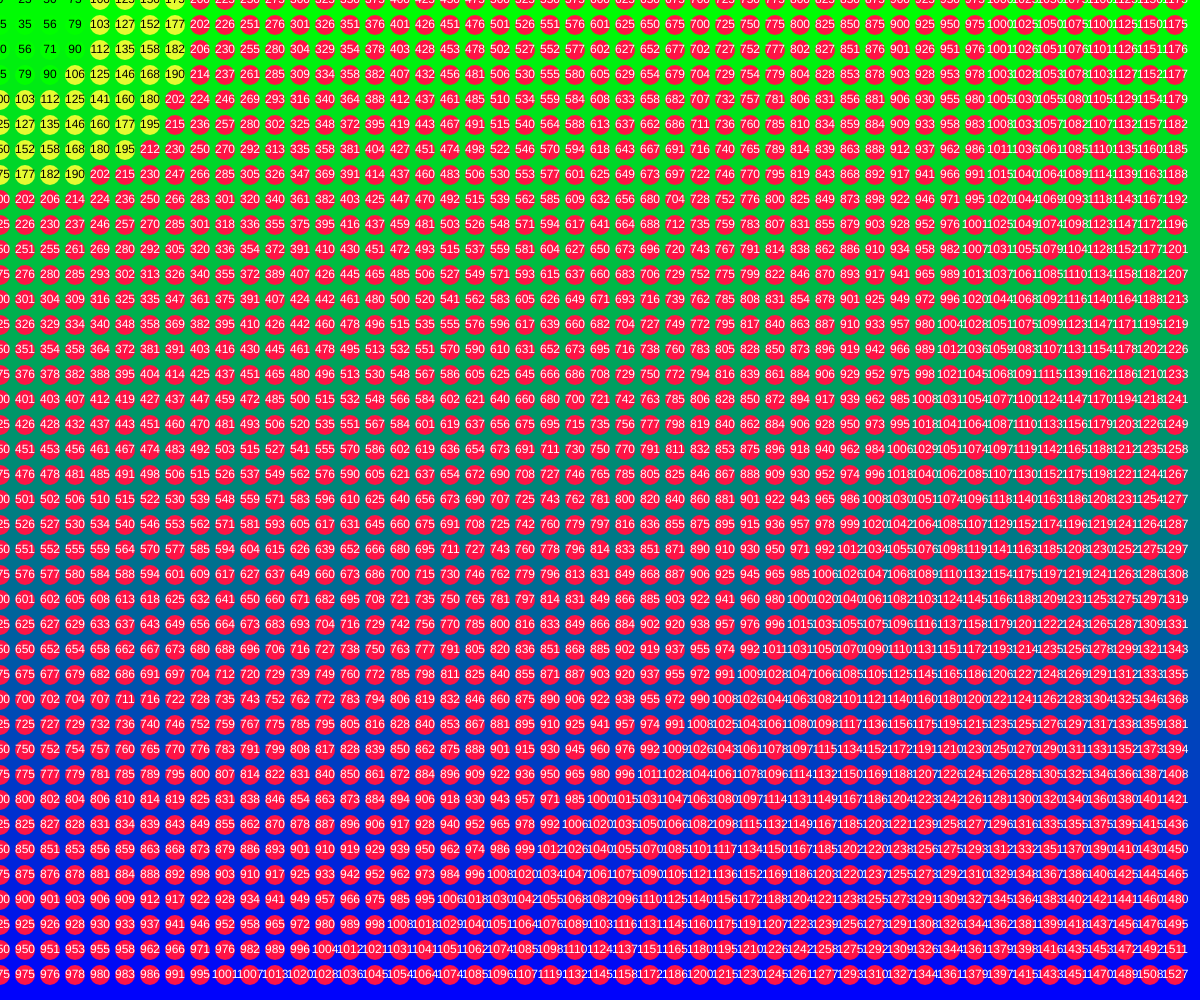
Frame 1 (no input)
Frame 60 (no input): identical to frame 1, image omitted
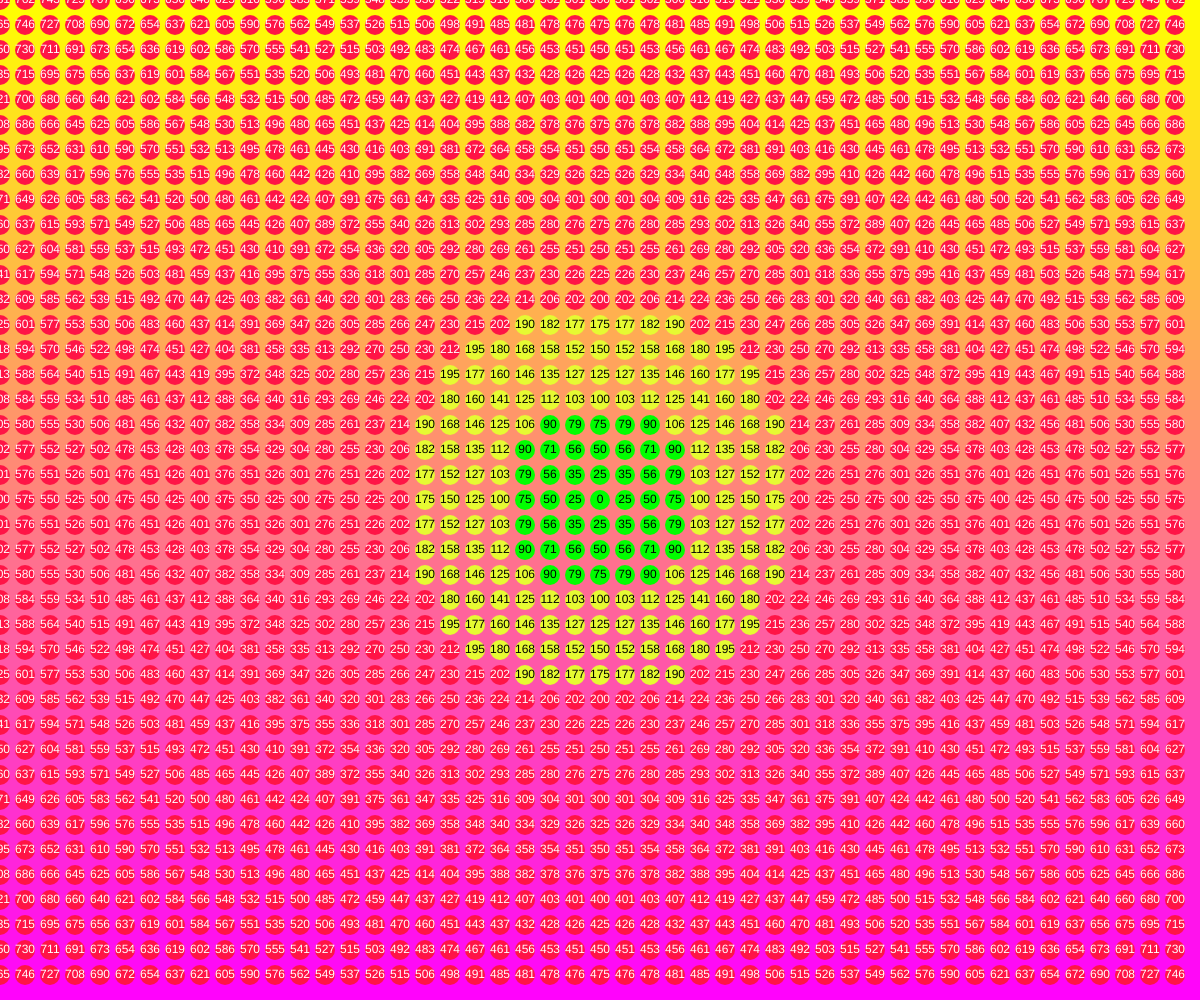
Frame 120 (the mouse pressed at the canvas centre since frame 60)

The p5.js sketch that drew these frames (run headless with seeded random() and noise() and a simulated clock; from frame 60 on, the mouse is pressed at the canvas centre):

// p5.js sketch
// ── sketch.js
// Gradient Background + Nested Loops
// Mr. Scott
// Feb 29th, 2024
// Creating a gradient + drawing with nested loops

let rectHeight = 10;
let spacing = 25;
let circleSize = 20;

function setup() {
  createCanvas(windowWidth, windowHeight);
  noStroke();
  textAlign(CENTER,CENTER);
}

function draw() {
  gradientBackground();
  nestedLoops();
}

function nestedLoops(){
  // using a loop within a loop, generate a grid arrangement
  // for some circles
  for(let x = 0; x < width; x+=spacing){ //0 20 40 60 80
    for(let y = 0; y< height; y+=spacing){ //0 20 40 60 80
      let d = distanceToMouse(x,y,mouseX,mouseY);
      let currentSize = circleSize
      if(d<100){
        fill(0,255,0);
      } else if(d<200){
        fill(230,250,50);
      }else {
        fill(255,20,70);
      }
      circle(x, y, currentSize);
      if(d>=200){
        fill(255);
      } else {
        fill(0);
      }
      text(d,x,y);
      
    }
  }
}

function gradientBackground(){
   // use a single loop to draw several rectangles
   // then color them into a gradient
   let y = 0;
   while(y < height){
      let c = color(mouseX,map(y,0,height,255,0),map(y,0,height,0,255));
      fill(c); 
      rect(0,y,width,rectHeight);
      y += rectHeight;
   }

}

function distanceToMouse(x1,y1,x2,y2){
  //given two points, return straight line distance between.
  let a = abs(x1-x2);
  let b = abs(y1-y2);
  let c = round(sqrt(sq(a) + sq(b)));

  return(c);
}
